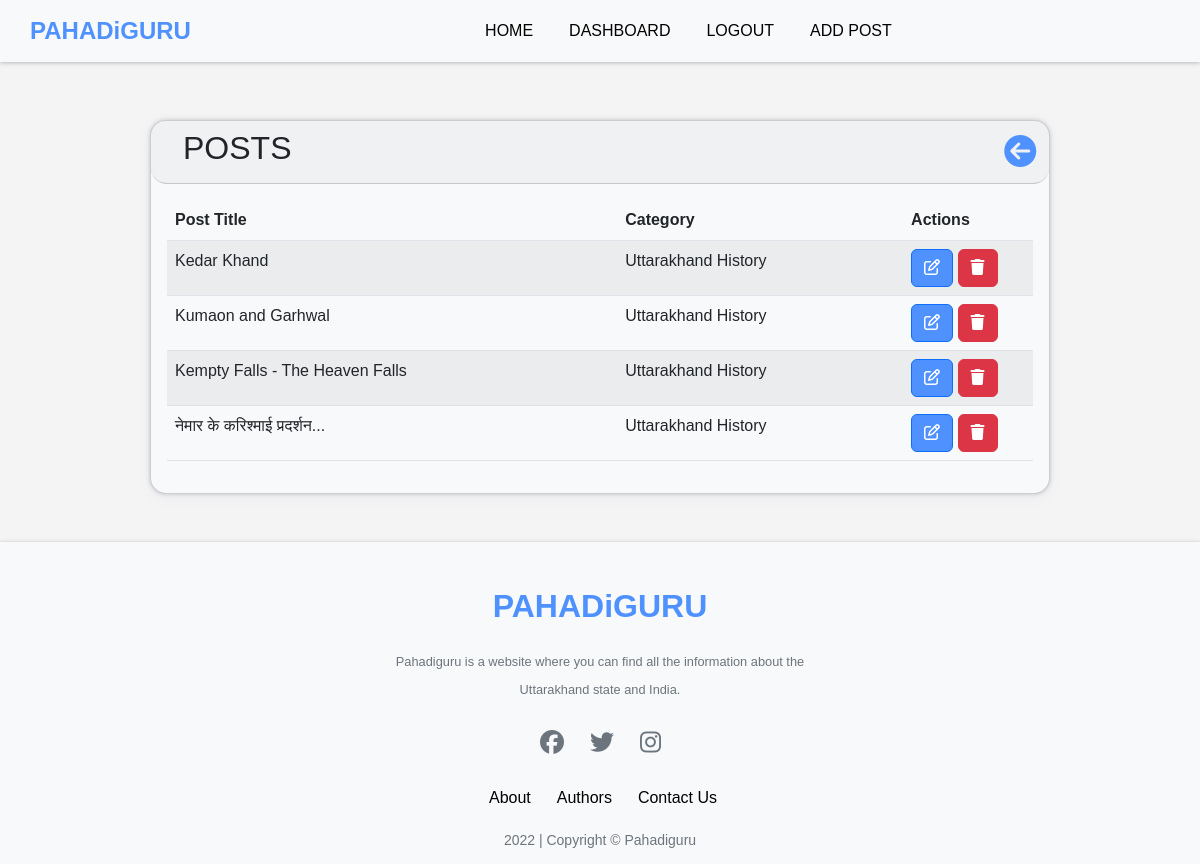
The page /your_posts (signed in) on the database its author committed.
### app.py (models this page shows)
class Posts(db.Model):
    id = db.Column(db.Integer, primary_key=True)
    title = db.Column(db.String(200), nullable=False)
    category = db.Column(db.String(50), nullable=False)
    slug= db.Column(db.String(200),nullable=True)
    content = db.Column(db.String(500), nullable=False)
    date_added = db.Column(db.Date, default=date.today)
    date_time = db.Column(db.DateTime, default=datetime.utcnow)
    poster_id = db.Column(db.Integer, db.ForeignKey('users.id'))
    likes=db.relationship('Likes',backref='post',passive_deletes=True)
    views=db.relationship('Views',backref='post',passive_deletes=True)
    image = db.Column(db.String(), nullable=True)

### app.py (the view)
@app.route('/your_posts', methods=['GET', 'POST'])
@login_required
def your_posts():
    posts = Posts.query.filter_by(poster_id=current_user.id).all()
    return render_template('your_posts.html',posts=posts)

### app.py (called while the page is built)
@login_manager.user_loader
def load_user(user_id):
    return Users.query.get(int(user_id))

### templates/your_posts.html (shortened to what this page needs)
{% extends 'base.html' %}  {% block content %}
<br /><br /><br /><br /><br />
<div
  class="card rounded-4 m-auto w-75"
  style="
    box-shadow: rgba(67, 71, 85, 0.27) 0px 0px 0.25em,
      rgba(90, 125, 188, 0.05) 0px 0.25em 1em;
    background-color: #f8f9fa;
  "
>
  <div
    class="card-header rounded-4"
    style="display: flex; justify-content: space-between; align-items: center"
  >
    <div>
      <h2 class="text-uppercase font-weight-bold" style="margin-left: 1rem">
        Posts
      </h2>
    </div>
    <a href="{{url_for('dashboard')}}"
      ><i
        class="fa-solid fa-circle-arrow-left"
        style="font-size: 2rem; margin-left: 10%; color: #4f92ff"
      ></i
    ></a>
  </div>
  <div class="card-body rounded-4">
      <div class="row" >
        <div class="col rounded-4" >
          <table class="table table-striped">
            <thead>
              <tr>
                <th>Post Title</th>
                <th>Category</th>
                <th style="width: 15%">Actions</th>
              </tr>
            </thead>
            <tbody>
              {% for post in posts %}
              <tr>
                <td>{{ post.title|truncate(30) }}</td>
                <td>{{ post.category }}</td>
                <td>
                  <a
                    href="{{url_for('edit_post',id=post.id)}}"
                    class="btn btn-primary" style="background-color: #4f92ff"
                    ><i class="fa-regular fa-pen-to-square" ></i
                  ></a>
                  <a
                    onclick="return confirm('Are you sure you want to delete this post?');"
                    href="{{url_for('delete_post',id=post.id)}}"
                    class="btn btn-danger"
                    ><i class="fas fa-trash"></i
                  ></a>
                </td>
              </tr>
              {% endfor %}
            </tbody>
          </table>
        </div>
      </div>
  </div>
</div>
<br /><br />
{% endblock %}

### rows shown on the page
Posts: title "Kedar Khand", category "Uttarakhand History"
Posts: title "Kumaon and Garhwal", category "Uttarakhand History"
Posts: title "Kempty Falls - The Heaven Falls", category "Uttarakhand History"
Posts: title "नेमार के करिश्माई प्रदर्शन...", category "Uttarakhand History"
